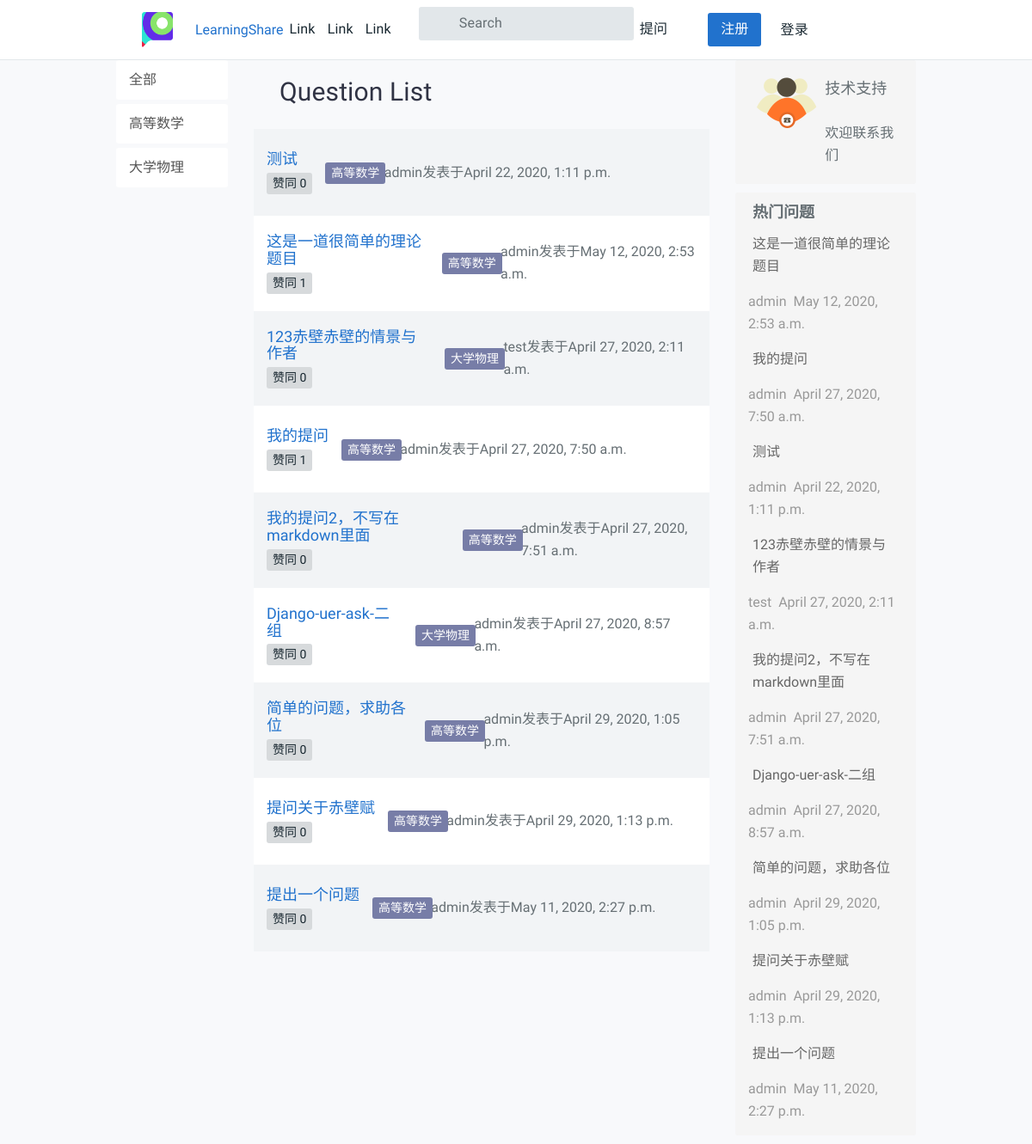
The page /question/ on the database as committed earlier.
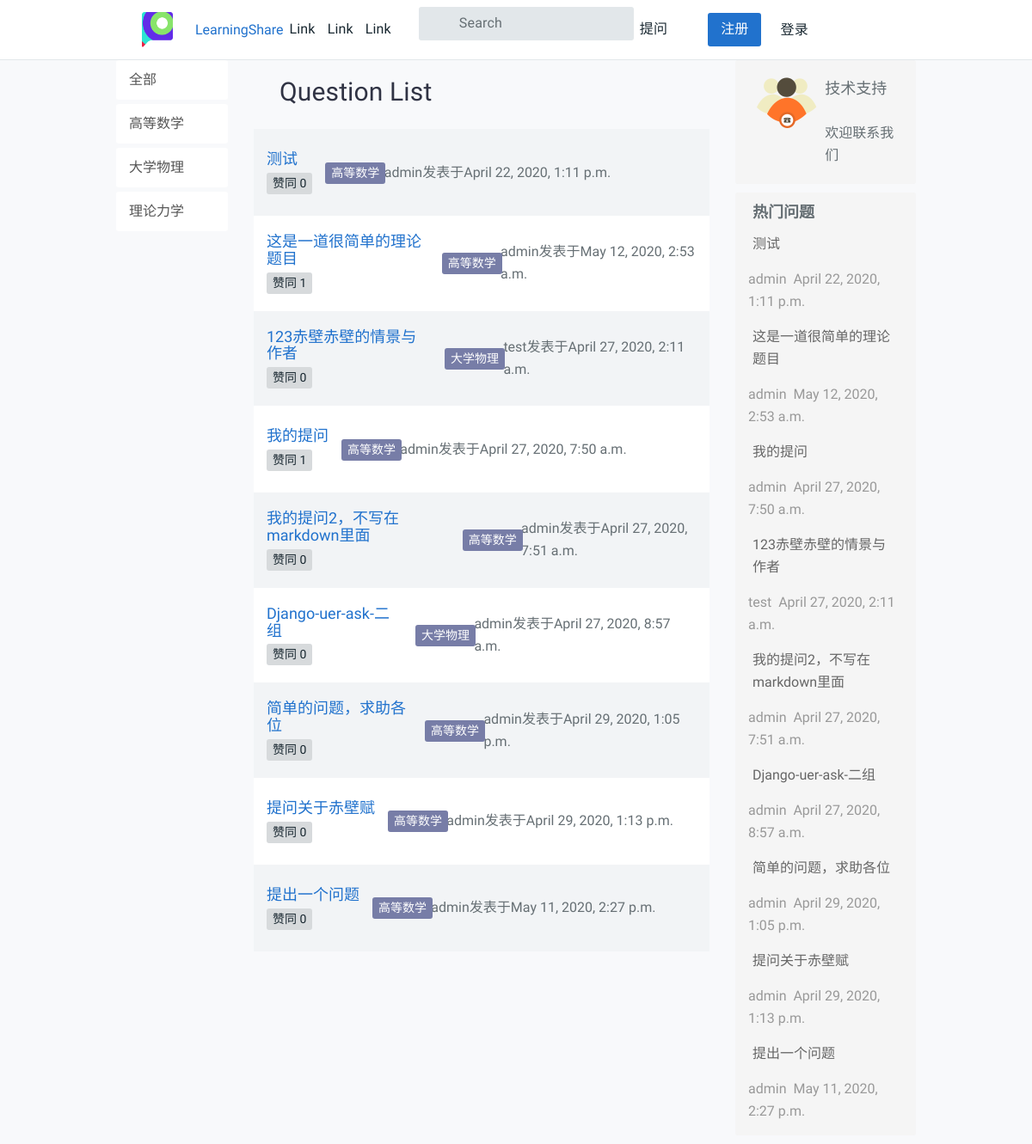
The same page on the database as committed later.
### CategoryApp/models.py (models this page shows)
class Category(models.Model):
    name = models.CharField(max_length=20, unique=True, verbose_name='分组名称')
    number = models.IntegerField(unique=True, verbose_name='分组序号')
    def __str__(self):
        return self.name

### QuestionApp/models.py (models this page shows, shortened)
class Question(models.Model):
    user = models.ForeignKey(User, verbose_name='提问者', related_name='questions',on_delete=models.CASCADE)
    questionTitle = models.CharField('问题标题', max_length=40, unique=True,blank=False)
    questionCategory = models.ForeignKey('CategoryApp.Category', verbose_name='板块名称', on_delete=models.CASCADE)
    questionDescription = models.TextField('详细描述')
    created=models.DateTimeField(default=timezone.now,verbose_name='发布日期')
    publishDate = models.DateTimeField(auto_now=True, verbose_name='更新日期')
    goodNum = models.IntegerField(default=0,verbose_name='赞数')
    badNum = models.IntegerField(default=0, verbose_name='反对数')
    grade = models.IntegerField(default=0, verbose_name='综合质量')
    collect = models.ManyToManyField(User, related_name='collect_question', verbose_name='收藏',blank=True)
    users_like = models.ManyToManyField(User, related_name="questions_like", blank=True)
    users_unlike = models.ManyToManyField(User, related_name="questions_unlike", blank=True)
    views = models.IntegerField(default=0, verbose_name="阅读次数")

### QuestionApp/views.py (the view)
# urls.py: path('', views.index, name='index'),
def index(request):
    category_id = request.GET.get('category_id')
    if len(request.GET) == 0:
        question_1 = Question.objects.all().order_by('-grade', 'created', 'questionTitle')
        question_2 = Question.objects.all().order_by('-views', 'created', 'questionTitle')[:10]
    else:
        question_1 = Question.objects.filter(questionCategory_id=category_id).order_by('-grade', 'created', 'questionTitle')
        question_2 = Question.objects.filter(questionCategory_id=category_id).order_by('-views', 'created',
                                                                                       'questionTitle')
    categorys = Category.objects.all()
    context = {
        "question_1": question_1,
        "question_2": question_2,
        "categorys": categorys
    }
    return render(request, "index.html", context=context)

### templates/index.html (shortened to what this page needs)
{% load static %}
<!DOCTYPE html>
<html lang="zh-cn">
<head>
    <link rel="stylesheet" href="{% static 'css/bootstrap.css' %}">
    <link rel="stylesheet" href="{% static 'css/bootstrap-theme.css' %}">
    <link rel="stylesheet" href="{% static 'css/main.css' %}">
    <link rel="stylesheet" href="{% static 'css/style.css' %}">
</head>
<body>
    {% include "head.html" %}
    <main id="tt-pageContent" class="tt-offset-small">
        <div class="container">
            {% block register %}
            <div class="row">
            {% block content %}
                <div class="col-sm-2">
                    <div class="side-bar">
                        <a class="list-group-item" href="{% url 'question:index'%}">全部</a>
                        {% for category in categorys %}
                        <a class="list-group-item" href="/question/?category_id={{ category.id }}">{{ category.name}}</a>
                        {% endfor %}
                    </div>
                </div>
                <div class="col-sm-7">
                    <div class="tt-topic-list">
                        <div class="tt-list-header">
                            <div class="tt-col-topic">
                                <h2>Question List</h2>
                            </div>
                        </div>
                        {% with total_likes=question.users_like.count  users_like=question.users_like.all %}
                        {% for question in question_1 %}
                        <div class="tt-item">
                            <div class="tt-row-descrption">
                                <h4 class="tt-title"><a href="{{ question.id }}">
                                        {{question.questionTitle}}
                                </a></h4>
                                <div class="row align-items-center no-gutters">
                                    <div class="col-11">
                                        <ul class="tt-list-badge">
                                            <li><a href="#"><span class="tt-badge">赞同 {{ question.users_like.count }}</span></a></li>
                                        </ul>
                                    </div>
                                </div>
                            </div>
                            <div class="tt-col-category"><span
                                    class="tt-color04 tt-badge">{{ question.questionCategory }}</span></div>
                            <div class="col-ms-3">{{ question.user }}发表于{{ question.created }}</div>
                        </div>
                        {% endfor %}
                        {% endwith %}
                    </div>
                </div>
                {% endblock %}
                <div class="col-sm-3">
                    <div class="side-bar-well clearfix">
                        <div class="col-sm-5"><img src="{% static 'images/support.png' %}"></div>
                        <div class="col-sm-7">
                            <p class="side-bar-well-title">技术支持</p>
                            <p>欢迎联系我们</p>
                        </div>
                    </div>
                    <div class="side-bar-well">
                        <strong class="side-bar-well-title">热门问题</strong>
                        {% for question in question_2 %}
                        <a href="{{ question.id }}" class="news-item">
                            <div class="news-title">{{question.questionTitle}}</div>
                        </a>
                        <div class="news-info">
                            <span>{{ question.user }}</span>
                            <span>&nbsp{{question.created}}&nbsp</span>
                        </div>
                        {% endfor %}
                    </div>
                </div>
                {% endblock %}
            </div>
        </div>
    </main>
</body>
</html>

### templates/head.html (shortened to what this page needs)
{% load static %}
{% load notifications_tags %}
{% notifications_unread as unread_count %}
<!DOCTYPE html>
<html lang="zh-CN">
<head>
    <link rel="stylesheet" href="{% static 'css/bootstrap.css' %}">
    <link rel="stylesheet" href="{% static 'css/main.css' %}">
    <link rel="stylesheet" href="{% static 'css/style.css' %}">
</head>
<body>
    <header id="tt-header">
        <div class="container">
            <div class="row tt-row no-gutters">
                <div class="col-auto">
                    <div class="tt-logo">
                        <a href="{% url 'question:index' %}"><img src="{% static 'images/test.png' %}" alt=""></a>
                    </div>
                    <div class="tt-title">
                        <a href="{% url 'question:index' %}"><span>LearningShare</span></a>
                    </div>
                    <div class="tt-desktop-menu">
                        <nav>
                            <ul>
                                <li><a href="#"><span>Link</span></a></li>
                                <li><a href="#"><span>Link</span></a></li>
                                <li><a href="#"><span>Link</span></a></li>
                            </ul>
                        </nav>
                    </div>
                    <div class="tt-search">
                        <form class="search-wrapper" role="search" method="get" action="{%url 'question:search' %}">
                            <div class="form-group">
                                <input type="search" class="tt-search__input" name="keyword" placeholder="Search"
                                    required>
                            </div>
                        </form>
                    </div>
                    <div class="tt-desktop-menu">
                        <nav>
                            <ul>
                                <li><a href="{% url 'question:add_question' %}"><span>提问</span></a></li>
                            </ul>
                        </nav>
                    </div>
                    <div class="col-auto">
                        <div class="tt-account-btn">
                            <a href="{% url 'account:user_register' %}" class="btn btn-secondary"><span>注册</span></a>
                        </div>
                    </div>
                    <div class="tt-desktop-menu">
                        <nav>
                            <ul>
                                    {% if user.is_authenticated %}
                                    <li>
                                        <a href="#">
                                            {% if unread_count %}
                                                <svg viewBox="0 0 8 8"
                                                     width="8px"
                                                     height="8px">
                                                    <circle cx="4"
                                                            cy="4"
                                                            r="4"
                                                            fill="#ff6b6b"
                                                            ></circle>
                                                </svg>
                                            {% endif %}
                                            <span>{{user.username}}</span></a>
                                        <ul>
                                            <li><a href="#">我的主页</a></li>
                                            <li><a href="{% url "notice:list" %}">通知
                                                {% if unread_count %}
                                                <span class="badge badge-danger" >{{ unread_count }}</span>
                                                {% endif %}
                                            </a> </li>
                                            <li><a href="{% url 'account:password_change' %}">修改密码</a></li>
                                            <li><a href="{% url 'account:my_information' %}">个人信息</a></li>
                                            <li><a href="{% url 'question:my_questions' %}">我的问题与回答</a></li>
                                            <li><a href="{% url 'account:my_collections' %}">我的收藏</a></li>
                                            <li><a href="#">设置</a></li>
                                            <li><a href="{% url 'account:user_logout' %}">退出</a></li>
                                        </ul>
                                    {% else %}
                                    <li>
                                        <a href="{% url 'account:user_login' %}">登录</a>
                                    </li>
                                    {% endif %}
                            </ul>
                        </nav>
                    </div>
                </div>
            </div>
        </div>
    </header>
</body>

### static/css/main.css (style rules this page uses)
.side-bar .list-group-item { border: 0; border-radius: 3px; margin-bottom: 5px; }
.side-bar-well { padding: 10px; background: #f5f5f5; margin-bottom: 10px; border-radius: 3px; }
.side-bar-well-title { font-size: 18px; }
.news-item { display: block; color: #666; }
.side-bar-well > * { padding: 10px; }
.news-info { color: #999; padding: 5px; }

Rows that differ between the two databases and show on the page:
added Category: name "理论力学"
changed Question "测试": moves up the list
